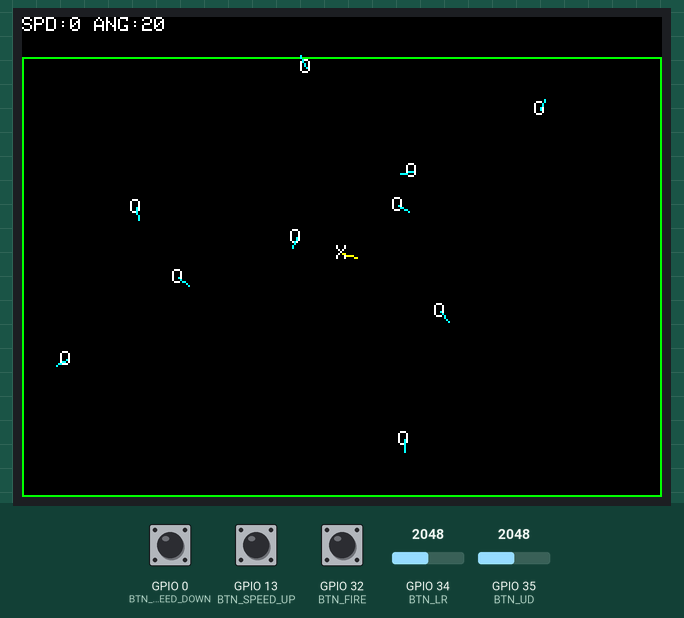
Recording of a sketch running on a simulated ESP32. On the bench: 320×240 colour display. The test bench sets the inputs (shaded band); at power-on: GPIO 35 (BTN_UD) = 2048, GPIO 0 (BTN_SPEED_DOWN) HIGH, GPIO 13 (BTN_SPEED_UP) HIGH, GPIO 32 (BTN_FIRE) HIGH, GPIO 34 (BTN_LR) = 2048. Random numbers use the default seed unless the sketch sets one.

Above: at 1.3 s.
1.4 s: GPIO 35 (BTN_UD) set to 1834
4.4 s: GPIO 35 (BTN_UD) set to 1755
At 4.57 s:
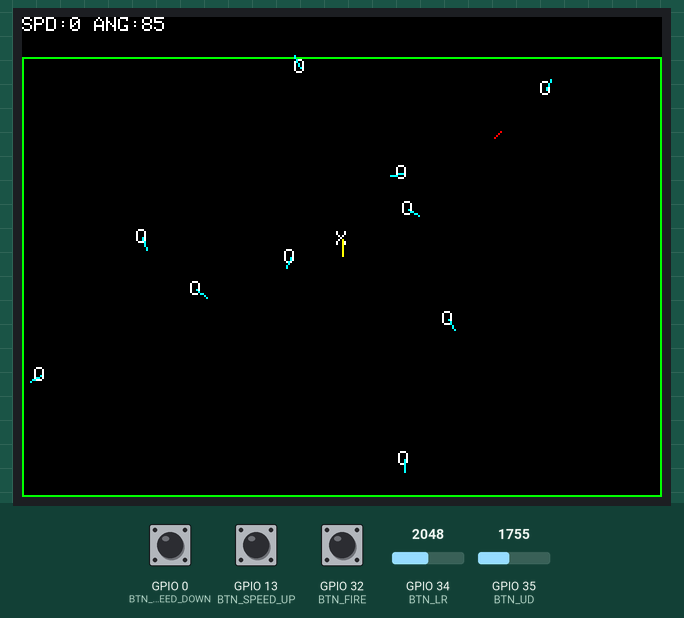
At 7.6 s:
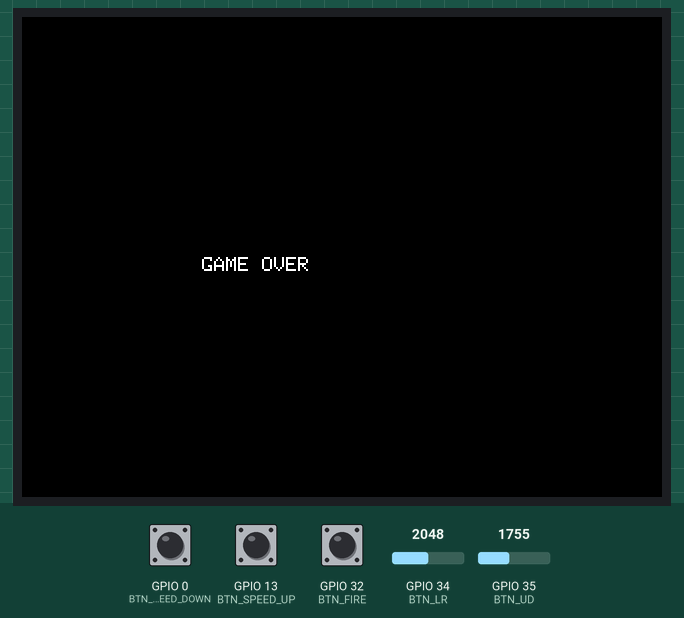
Timing chart, 0 to 9.1 s (numbered marks = the images above; inputs shaded):
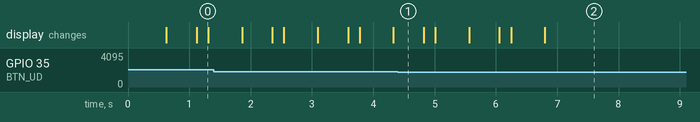

Measured:
- the behaviour switches between 1801 and 1800 on GPIO 35 (BTN_UD) (found by bisection; images 0 and 1)

The sketch:

VIDI-X-submarine.ino
```cpp
#define LGFX_USE_V1
#include <LovyanGFX.hpp>
#include <FastLED.h>

class LGFX : public lgfx::LGFX_Device {
  lgfx::Panel_ILI9341 _panel_instance;
  lgfx::Bus_SPI _bus_instance;
public:
  LGFX(void) {
    auto cfg = _bus_instance.config();
    cfg.spi_host = VSPI_HOST;
    cfg.spi_mode = 0;
    cfg.freq_write = 40000000;
    cfg.freq_read = 16000000;
    cfg.spi_3wire = true;
    cfg.use_lock = true;
    cfg.dma_channel = 1;
    cfg.pin_sclk = 18;
    cfg.pin_mosi = 23;
    cfg.pin_miso = 19;
    cfg.pin_dc = 21;
    _bus_instance.config(cfg);
    _panel_instance.setBus(&_bus_instance);

    auto pcfg = _panel_instance.config();
    pcfg.pin_cs = 5;
    pcfg.pin_rst = -1;
    pcfg.pin_busy = -1;
    pcfg.memory_width = 240;
    pcfg.memory_height = 320;
    pcfg.panel_width = 240;
    pcfg.panel_height = 320;
    pcfg.offset_x = 0;
    pcfg.offset_y = 0;
    pcfg.offset_rotation = 1;
    pcfg.dummy_read_pixel = 8;
    pcfg.dummy_read_bits = 1;
    pcfg.readable = true;
    pcfg.invert = false;
    pcfg.rgb_order = false;
    pcfg.dlen_16bit = false;
    pcfg.bus_shared = true;
    _panel_instance.config(pcfg);
    setPanel(&_panel_instance);
  }
};

static LGFX lcd;
static LGFX_Sprite canvas(&lcd);

#define SCREEN_WIDTH  320
#define SCREEN_HEIGHT 240
#define UI_HEIGHT     20

#define BTN_LR    34
#define BTN_UD    35
#define BTN_FIRE  32
#define BTN_SPEED_DOWN 0
#define BTN_SPEED_UP   13
#define BTN_TORP_LEFT  27
#define BTN_TORP_RIGHT 39

const float MAX_SPEED = 100.0f;
const float TORPEDO_SPEED = 200.0f;

struct Torpedo {
  float x, y;
  float angle;
  bool active;
};

struct Submarine {
  float x, y;
  float angle; // degrees
  int speedLevel; // -1..3
  bool alive;
  int torpedoes;
  Torpedo torp;
};

Submarine player;
Submarine enemies[10];

unsigned long lastEnemyFire = 0;
const unsigned long ENEMY_FIRE_COOLDOWN = 2000;

void resetPlayer() {
  player.x = SCREEN_WIDTH/2;
  player.y = SCREEN_HEIGHT/2;
  player.angle = 0;
  player.speedLevel = 0;
  player.alive = true;
  player.torpedoes = 99; // unlimited for player
  player.torp.active = false;
}

void resetEnemies() {
  for(int i=0;i<10;i++) {
    enemies[i].x = random(20, SCREEN_WIDTH-20);
    enemies[i].y = random(20, SCREEN_HEIGHT-20);
    enemies[i].angle = random(0,360);
    enemies[i].speedLevel = random(1,4); // forward speeds
    enemies[i].alive = true;
    enemies[i].torpedoes = 10;
    enemies[i].torp.active = false;
  }
}

float deg2rad(float a){ return a * 0.0174532925f; }

void firePlayerTorpedo(){
  if(player.torp.active) return;
  player.torp.active = true;
  player.torp.x = player.x;
  player.torp.y = player.y;
  player.torp.angle = player.angle;
}

void fireEnemyTorpedo(int idx){
  if(!enemies[idx].alive || enemies[idx].torpedoes<=0 || enemies[idx].torp.active) return;
  // Predict simple intercept
  float px = player.x;
  float py = player.y;
  float pv = player.speedLevel * 25.0f;
  float pa = deg2rad(player.angle);
  float pvx = cos(pa)*pv;
  float pvy = sin(pa)*pv;
  float dx = px - enemies[idx].x;
  float dy = py - enemies[idx].y;
  float dist = sqrt(dx*dx+dy*dy);
  float t = dist / TORPEDO_SPEED;
  float tx = px + pvx * t - enemies[idx].x;
  float ty = py + pvy * t - enemies[idx].y;
  float angle = atan2(ty, tx) * 57.2957795f;
  enemies[idx].torp.active = true;
  enemies[idx].torp.x = enemies[idx].x;
  enemies[idx].torp.y = enemies[idx].y;
  enemies[idx].torp.angle = angle;
  enemies[idx].torpedoes--;
}

void setup(){
  Serial.begin(115200);
  lcd.init();
  lcd.setRotation(0);
  canvas.setPsram(true);
  canvas.createSprite(SCREEN_WIDTH, SCREEN_HEIGHT);
  pinMode(BTN_LR, INPUT);
  pinMode(BTN_UD, INPUT);
  pinMode(BTN_FIRE, INPUT_PULLUP);
  pinMode(BTN_SPEED_DOWN, INPUT_PULLUP);
  pinMode(BTN_SPEED_UP, INPUT_PULLUP);
  pinMode(BTN_TORP_LEFT, INPUT_PULLUP);
  pinMode(BTN_TORP_RIGHT, INPUT_PULLUP);
  randomSeed(analogRead(33));
  resetPlayer();
  resetEnemies();
}

void updatePlayerInput(){
  int lr = analogRead(BTN_LR);
  int ud = analogRead(BTN_UD);
  if(lr > 4000) player.angle -= 5;
  if(lr > 1800 && lr < 2200) player.angle += 5;
  if(ud > 4000) player.y += 0.5f; // dive slowly
  if(ud > 1800 && ud < 2200) player.y -= 0.5f; // surface

  static unsigned long lastSpeed = 0;
  if(digitalRead(BTN_SPEED_UP)==LOW && millis()-lastSpeed>200){
    if(player.speedLevel<3) player.speedLevel++;
    lastSpeed=millis();
  }
  if(digitalRead(BTN_SPEED_DOWN)==LOW && millis()-lastSpeed>200){
    if(player.speedLevel>-1) player.speedLevel--;
    lastSpeed=millis();
  }

  static bool lastFire = HIGH;
  bool nowFire = digitalRead(BTN_FIRE);
  if(lastFire==HIGH && nowFire==LOW) firePlayerTorpedo();
  lastFire = nowFire;

  if(player.torp.active){
    if(digitalRead(BTN_TORP_LEFT)==LOW) player.torp.angle -= 5;
    if(digitalRead(BTN_TORP_RIGHT)==LOW) player.torp.angle += 5;
  }
}

void moveSubmarine(Submarine &s){
  float spd = s.speedLevel * 25.0f; // step
  float a = deg2rad(s.angle);
  s.x += cos(a)*spd*0.016f;
  s.y += sin(a)*spd*0.016f;
  if(s.x<5) s.x=5;
  if(s.x>SCREEN_WIDTH-5) s.x=SCREEN_WIDTH-5;
  if(s.y<UI_HEIGHT+5) s.y=UI_HEIGHT+5;
  if(s.y>SCREEN_HEIGHT-5) s.y=SCREEN_HEIGHT-5;
}

void updateTorpedo(Torpedo &t){
  if(!t.active) return;
  float a = deg2rad(t.angle);
  t.x += cos(a)*TORPEDO_SPEED*0.016f;
  t.y += sin(a)*TORPEDO_SPEED*0.016f;
  if(t.x<0 || t.x>SCREEN_WIDTH || t.y<0 || t.y>SCREEN_HEIGHT)
    t.active=false;
}

void checkCollisions(){
  // enemy vs enemy collisions
  for(int i=0;i<10;i++) if(enemies[i].alive)
    for(int j=i+1;j<10;j++) if(enemies[j].alive){
      float dx=enemies[i].x-enemies[j].x;
      float dy=enemies[i].y-enemies[j].y;
      if(dx*dx+dy*dy<16){
        enemies[i].alive=false;
        enemies[j].alive=false;
      }
    }

  // player torpedo vs enemies
  if(player.torp.active){
    for(int i=0;i<10;i++) if(enemies[i].alive){
      float dx=enemies[i].x-player.torp.x;
      float dy=enemies[i].y-player.torp.y;
      if(dx*dx+dy*dy<16){
        enemies[i].alive=false;
        player.torp.active=false;
      }
    }
  }

  // enemy torpedoes vs player
  for(int i=0;i<10;i++) if(enemies[i].torp.active){
    float dx=player.x-enemies[i].torp.x;
    float dy=player.y-enemies[i].torp.y;
    if(dx*dx+dy*dy<16){
      player.alive=false;
    }
  }

  // enemy torpedo hits enemy sub
  for(int i=0;i<10;i++) if(enemies[i].torp.active)
    for(int j=0;j<10;j++) if(i!=j && enemies[j].alive){
      float dx=enemies[j].x-enemies[i].torp.x;
      float dy=enemies[j].y-enemies[i].torp.y;
      if(dx*dx+dy*dy<16){
        enemies[j].alive=false;
        enemies[i].torp.active=false;
      }
    }

  // torpedo vs torpedo
  if(player.torp.active)
    for(int i=0;i<10;i++) if(enemies[i].torp.active){
      float dx=enemies[i].torp.x-player.torp.x;
      float dy=enemies[i].torp.y-player.torp.y;
      if(dx*dx+dy*dy<9){
        enemies[i].torp.active=false;
        player.torp.active=false;
      }
    }
  for(int i=0;i<10;i++) if(enemies[i].torp.active)
    for(int j=i+1;j<10;j++) if(enemies[j].torp.active){
      float dx=enemies[j].torp.x-enemies[i].torp.x;
      float dy=enemies[j].torp.y-enemies[i].torp.y;
      if(dx*dx+dy*dy<9){
        enemies[i].torp.active=false;
        enemies[j].torp.active=false;
      }
    }
}

void updateEnemies(){
  for(int i=0;i<10;i++) if(enemies[i].alive){
    moveSubmarine(enemies[i]);
    if(random(1000)<5) enemies[i].angle+=random(-30,31);
  }
  if(millis()-lastEnemyFire>ENEMY_FIRE_COOLDOWN){
    int tries=0;
    while(tries<10){
      int idx=random(0,10);
      if(enemies[idx].alive && enemies[idx].torpedoes>0 && !enemies[idx].torp.active){
        fireEnemyTorpedo(idx);
        lastEnemyFire=millis();
        break;
      }
      tries++;
    }
  }
}

void drawGame(){
  canvas.fillScreen(0x0000);
  canvas.drawRect(0,UI_HEIGHT,SCREEN_WIDTH,SCREEN_HEIGHT-UI_HEIGHT,0x07E0);

  // draw player
  canvas.setTextColor(0xFFFF);
  canvas.drawCentreString("X",player.x,player.y-4,1);
  float a=deg2rad(player.angle);
  int lx=player.x+cos(a)*8;
  int ly=player.y+sin(a)*8;
  canvas.drawLine(player.x,player.y,lx,ly,0xFFE0);

  if(player.torp.active){
    float ax=player.torp.x+cos(deg2rad(player.torp.angle))*4;
    float ay=player.torp.y+sin(deg2rad(player.torp.angle))*4;
    canvas.drawLine(player.torp.x,player.torp.y,ax,ay,0xFFFF);
  }

  for(int i=0;i<10;i++) if(enemies[i].alive){
    canvas.drawCentreString("O",enemies[i].x,enemies[i].y-4,1);
    float ex=enemies[i].x+cos(deg2rad(enemies[i].angle))*6;
    float ey=enemies[i].y+sin(deg2rad(enemies[i].angle))*6;
    canvas.drawLine(enemies[i].x,enemies[i].y,ex,ey,0x07FF);
  }
  for(int i=0;i<10;i++) if(enemies[i].torp.active){
    float ax=enemies[i].torp.x+cos(deg2rad(enemies[i].torp.angle))*4;
    float ay=enemies[i].torp.y+sin(deg2rad(enemies[i].torp.angle))*4;
    canvas.drawLine(enemies[i].torp.x,enemies[i].torp.y,ax,ay,0xF800);
  }

  canvas.setCursor(0,0);
  canvas.printf("SPD:%d ANG:%d",player.speedLevel, (int)player.angle);
  canvas.pushSprite(0,0);
}

void loop(){
  if(!player.alive){
    canvas.fillScreen(0x0000);
    canvas.setTextColor(0xFFFF);
    canvas.setCursor(90,120);
    canvas.print("GAME OVER");
    canvas.pushSprite(0,0);
    return;
  }
  updatePlayerInput();
  moveSubmarine(player);
  if(player.torp.active) updateTorpedo(player.torp);
  for(int i=0;i<10;i++) if(enemies[i].torp.active) updateTorpedo(enemies[i].torp);
  updateEnemies();
  checkCollisions();
  drawGame();
  delay(16);
}
```
